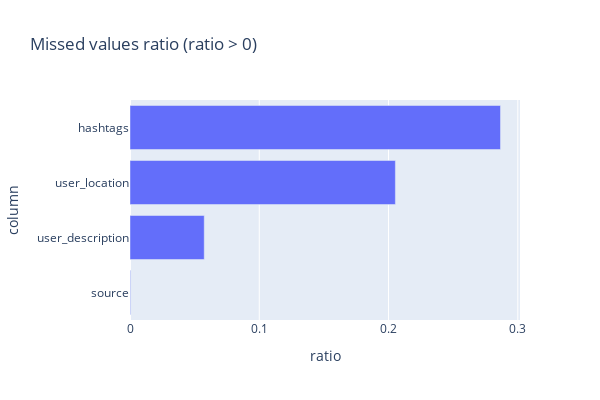

Notebook source saved alongside this figure:
### Markdown cell above
### Visualize Missing Values

### Code cell
missing_values = pd.DataFrame()
missing_values['column'] = covid_tweets_data.columns
missing_values['ratio'] = [
    covid_tweets_data[col].isnull().sum() / len(covid_tweets_data) for col in missing_values['column']
]
missing_values = missing_values.sort_values('ratio')[missing_values['ratio'] > 0]

fig = px.bar(
    missing_values, 
    x='ratio', 
    y='column', 
    title='Missed values ratio (ratio > 0)', 
    height=400, 
    width=600
)

fig.show()

### Figure 1 — Plotly figure (JSON) as saved in the notebook; plotly's stock layout.template omitted (floating-point values rounded to 4 significant figures)
{"data": [{"alignmentgroup": "True", "hovertemplate": "ratio=%{x}<br>column=%{y}<extra></extra>", "legendgroup": "", "marker": {"color": "#636efa"}, "name": "", "offsetgroup": "", "orientation": "h", "showlegend": false, "textposition": "auto", "type": "bar", "x": [0.0004299, 0.05743, 0.2053, 0.2866], "xaxis": "x", "y": ["source", "user_description", "user_location", "hashtags"], "yaxis": "y"}], "layout": {"barmode": "relative", "height": 400, "legend": {"tracegroupgap": 0}, "title": {"text": "Missed values ratio (ratio > 0)"}, "width": 600, "xaxis": {"anchor": "y", "domain": [0, 1], "title": {"text": "ratio"}}, "yaxis": {"anchor": "x", "domain": [0, 1], "title": {"text": "column"}}}}
